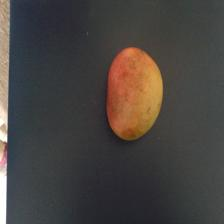
#> input picture subRipe/1.jpg, 224 x 224 px, found by its file name
$ python -i VercorizarImagenesRipe.py   (imports and definitions only)
#> lines starting #> are read from the running program, lines starting #| are printed output that depends on the picture; after the words box and inside, x2 and y2 are one past the last pixel; in counts of white or black regions, pixels touching at a corner belong together
# -*- coding: utf-8 -*-
"""
Created on Wed Oct 30 12:19:26 2024

@author: HP
"""

import matplotlib
import matplotlib.pyplot as plt
import numpy as np
import skimage as ski
import statistics
import pandas as pd

from skimage.data import page
from skimage.filters import threshold_otsu
from skimage.color import rgb2gray
from scipy.ndimage import binary_fill_holes
from skimage.morphology import remove_small_objects

def convert_toGrayImage(filename):
    img = ski.io.imread(filename)
#> img is the input picture: shape (224, 224, 3); mean R, G, B 72.1, 67.2, 63.8
    img = ski.util.img_as_ubyte(img)
    gray_image = rgb2gray(img)
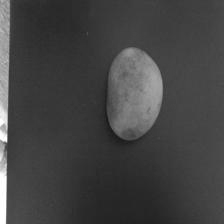
#> gray_image: shape (224, 224) float64; min 0.0964, max 1, mean 0.266
    return gray_image, img

def get_binaryMango(gray_image, sigma=1.0, connectivity = 2):
#> called with sigma = 1, connectivity = 2
    blurred_image = ski.filters.gaussian(gray_image, sigma=sigma)
    bin_image = blurred_image > threshold_otsu(blurred_image)
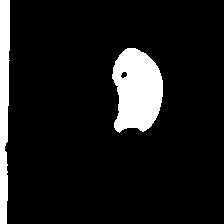
#> bin_image: shape (224, 224) bool; 10.3% white; 2 white regions, box (x1, y1, x2, y2) and area: (112, 48, 163, 133) 3282, (0, 0, 10, 224) 1884

    filled_img = binary_fill_holes(bin_image)
#> filled_img: shape (224, 224) bool; 10.3% white; 2 white regions
    labeled_image, count = ski.measure.label(filled_img, connectivity=connectivity, return_num=True)
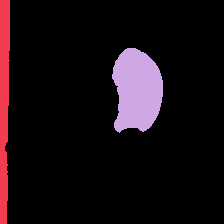
#> labeled_image: shape (224, 224) int32; 3 distinct labels, from 0 to 2; one colour per label, 0 black
#> count = 2

    object_features = ski.measure.regionprops(labeled_image)
#> object_features = 2 regions; box (x1, y1, x2, y2) and area: (112, 48, 163, 133) 3308, (0, 0, 10, 224) 1884
    object_areas = [objf["area"] for objf in object_features]
#> object_areas = [1884, 3308]
    max_size = max(object_areas)
#> max_size = 3308

    mango_mask = remove_small_objects(labeled_image, min_size=max_size-1)
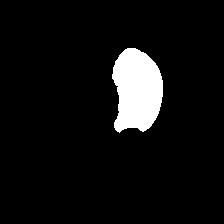
#> mango_mask: shape (224, 224) int32; values 0 (black) and 2 (white), 6.6% white; 1 white region, box (x1, y1, x2, y2) and area: (112, 48, 163, 133) 3308
    #plt.imshow(mango_mask)
    #plt.show()

    mango_mask = mango_mask < 1
    return mango_mask

# [48 lines left out: functions std_image, extract_properties, intensity_table, hist2features, not called in this run]

img_file1 = "C:/Users/HP/OneDrive - Universidad del Magdalena/Documentos/archive/dataset/train/Ripe/1.jpg"
img_file2 = "C:/Users/HP/OneDrive - Universidad del Magdalena/Documentos/archive/dataset/train/Rotten/6.jpg."

grayImg1, img1 = convert_toGrayImage(img_file1)
# [1 line that did not run here, left out]

mango_mask1 = get_binaryMango(grayImg1)
# [1 line that did not run here, left out]

#Dos opciones para vectorizar las imagenes: podría tomar una de las dos opciones

#  --> opción 1, Cada valor de la escala de grises se toma como una característica de la imagen.
# hist2features(grayImg1, mango_mask1)
# hist2features(grayImg2, mango_mask2)

#  --> opción 2, se extraen características de las imagenes utilizando la función regionprops, aquí se extraen algunas propiedades; pero
#      podrían tomarse más características.
# [2 lines not run here, left out]

>>> import cv2
>>> picture = cv2.imread('subRipe/1.jpg', cv2.IMREAD_GRAYSCALE)
#> picture: shape (224, 224); min 27, max 255, mean 68.2
>>> result = get_binaryMango(picture)
#> call 2 of get_binaryMango, with sigma = 1, connectivity = 2
#> in get_binaryMango (call 2), `bin_image = blurred_image > threshold_otsu(blurred_image)`:
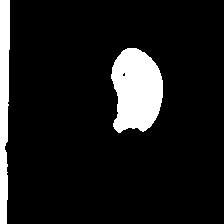
#> bin_image: shape (224, 224) bool; 10.5% white; 2 white regions, box (x1, y1, x2, y2) and area: (111, 48, 163, 133) 3403, (0, 0, 10, 224) 1880
#> in get_binaryMango (call 2), `filled_img = binary_fill_holes(bin_image)`: filled_img: shape (224, 224) bool; 10.5% white; 2 white regions
#> in get_binaryMango (call 2), `labeled_image, count = ski.measure.label(filled_img, connectivity=conn..`: labeled_image: shape (224, 224) int32; 3 distinct labels, from 0 to 2
#> in get_binaryMango (call 2), `object_features = ski.measure.regionprops(labeled_image)`: object_features = 2 regions; box (x1, y1, x2, y2) and area: (111, 48, 163, 133) 3408, (0, 0, 10, 224) 1880
#> in get_binaryMango (call 2), `object_areas = [objf["area"] for objf in object_features]`: object_areas = [1880, 3408]
#> in get_binaryMango (call 2), `max_size = max(object_areas)`: max_size = 3408
#> in get_binaryMango (call 2), `mango_mask = remove_small_objects(labeled_image, min_size=max_size-1)`:
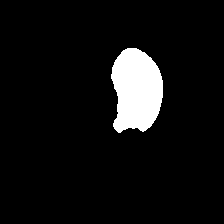
#> mango_mask: shape (224, 224) int32; values 0 (black) and 2 (white), 6.8% white; 1 white region, box (x1, y1, x2, y2) and area: (111, 48, 163, 133) 3408

$ run again, on subRipe/102.jpg
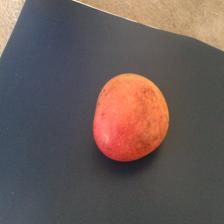
#> input picture subRipe/102.jpg, 224 x 224 px
#> bin_image: shape (224, 224) bool; 18% white; 4 white regions (1 under 20 px), largest, box (x1, y1, x2, y2) and area: (94, 73, 169, 147) 4243, (72, 0, 224, 51) 3939, (0, 0, 27, 58) 830
#> filled_img: shape (224, 224) bool; 18% white; 4 white regions (1 under 20 px)
#> in get_binaryMango, `labeled_image, count = ski.measure.label(filled_img, connectivity=conn..`:
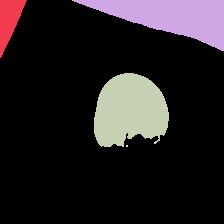
#> labeled_image: shape (224, 224) int32; 5 distinct labels, from 0 to 4; one colour per label, 0 black
#> count = 4
#> object_features = 4 regions; box (x1, y1, x2, y2) and area: (94, 73, 169, 147) 4251, (72, 0, 224, 51) 3939, (0, 0, 27, 58) 830, (126, 145, 128, 147) 4
#> object_areas = [830, 3939, 4251, 4]
#> max_size = 4251
#> in get_binaryMango, `mango_mask = remove_small_objects(labeled_image, min_size=max_size-1)`:
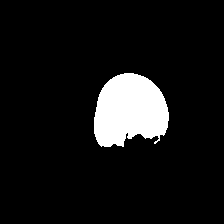
#> mango_mask: shape (224, 224) int32; values 0 (black) and 3 (white), 8.5% white; 1 white region, box (x1, y1, x2, y2) and area: (94, 73, 169, 147) 4251

$ run again, on subRipe/103.jpg
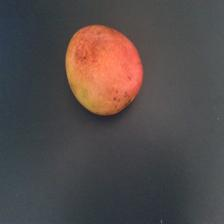
#> input picture subRipe/103.jpg, 224 x 224 px
#> `picture = cv2.imread('subRipe/1.jpg', cv2.IMREAD_GRAYSCALE)`:
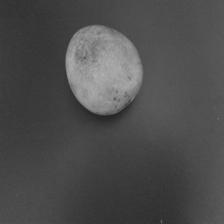
#> picture: shape (224, 224); min 34, max 178, mean 77.1
#> in get_binaryMango, `bin_image = blurred_image > threshold_otsu(blurred_image)`:
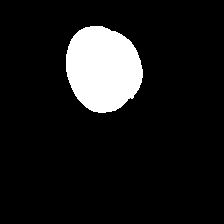
#> bin_image: shape (224, 224) bool; 10.3% white; 1 white region, box (x1, y1, x2, y2) and area: (66, 26, 143, 113) 5174
#> labeled_image: shape (224, 224) int32; values 0 (black) and 1 (white), 10.3% white; 1 white region
#> count = 1
#> object_features = 1 regions; box (x1, y1, x2, y2) and area: (66, 26, 143, 113) 5174
#> object_areas = [5174]
#> max_size = 5174

$ run again, on subRipe/105.jpg
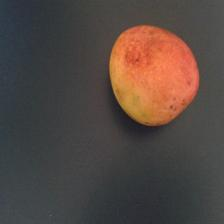
#> input picture subRipe/105.jpg, 224 x 224 px
#> `picture = cv2.imread('subRipe/1.jpg', cv2.IMREAD_GRAYSCALE)`:
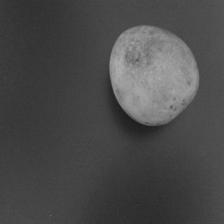
#> picture: shape (224, 224); min 27, max 175, mean 74.4
#> in get_binaryMango, `bin_image = blurred_image > threshold_otsu(blurred_image)`:
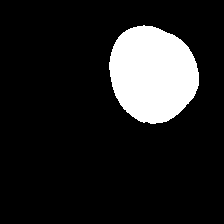
#> bin_image: shape (224, 224) bool; 13.5% white; 1 white region, box (x1, y1, x2, y2) and area: (109, 25, 199, 124) 6785
#> labeled_image: shape (224, 224) int32; values 0 (black) and 1 (white), 13.5% white; 1 white region
#> count = 1
#> object_features = 1 regions; box (x1, y1, x2, y2) and area: (109, 25, 199, 124) 6785
#> object_areas = [6785]
#> max_size = 6785
